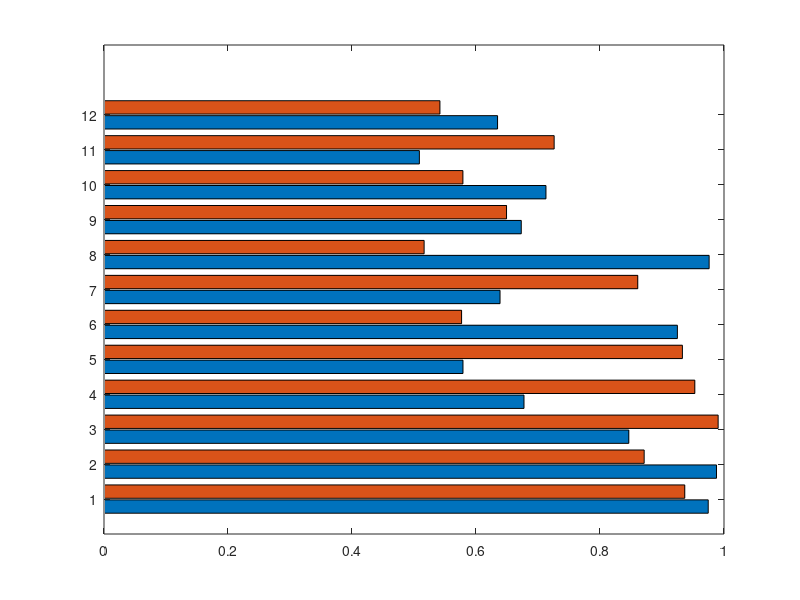

This figure's MATLAB source: (Note: this script raises an error after producing the figure.)
clc; clear; close all;

save_fig_path = 'G:\Research\01 Speech_Comprehension\02 Figure_AI\Fig_sup_update_202601\Fig3_part';
save_fig_name_1 = 'Fig3_model_performance_bar';
save_fig_name_2 = 'Fig3_hierarchical_alignment_heatmap';
save_fig_name_3 = 'Fig3_sequential_alignment_heatmap';


%% Fig1 Model Performance 
% 1. 加载数据
try
    load('model_matrix.mat'); 
    data = model_matrix(:, 1:2);
catch
    warning('未找到文件，使用随机数据演示...');
    data = 0.5 + 0.5 * rand(12, 2); 
end

% 定义模型名称
model_names = {    'XLSR-53-ch', ...
    'Whisper-large-v3', ...
    'LLaSM', ...
    'SALMONN', ...
    'Qwen-Audio', ...
    'Qwen-Audio-Chat', ...
    'Qwen2-Audio', ...
    'Qwen2-Audio-Instruct', ...
    'GLM-4-Voice', ...
    'Freeze-Omni', ...
    'MiniCPM-o 2.6', ...
    'Qwen2.5-Omni'};

% 2. 【关键步骤】数据排序处理
% 计算每一行的和 (总性能)
total_score = sum(data, 2);

% 获取排序后的索引 (descend表示降序，即总分最高的排在第一个)
[~, sort_idx] = sort(total_score, 'descend');

% 根据索引重新排列数据和名称
sorted_data = data(sort_idx, :);
sorted_names = model_names(sort_idx);

% 3. 绘制水平柱状图
figure('Color', 'w', 'Position', [100, 100, 220, 200]);

% 使用排序后的数据绘图
% b = barh(sorted_data, 'grouped'); 
b = barh(sorted_data, 'grouped', 'BarWidth', 0.9);

% --- 美化配色 ---
% b(1).FaceColor = [0.2 0.4 0.7]; % 蓝色
b(1).FaceColor = [26 77 178]/255; % 蓝色
b(1).EdgeColor = 'none';
% b(2).FaceColor = [0.9 0.4 0.3]; % 橙色
b(2).FaceColor = [204 178 51]/255; % 橙色
b(2).EdgeColor = 'none';

hold on;

% 4. 调整坐标轴与细节
ax = gca;

% 设置Y轴标签为排序后的名称
ax.YTick = 1:length(sorted_names);
ax.YTickLabel = sorted_names;

% 【重要】反转Y轴：让矩阵的第一行（即性能最好的）显示在图表的最上方
ax.YDir = 'reverse'; 

% 坐标轴设置
xlim([0 100]); 
xlabel('Model performance', 'FontSize', 6);
% title('各模型性能对比 (按总分降序排列)', 'FontSize', 7);

% 网格
grid on;
ax.YGrid = 'off';
ax.XGrid = 'on';
ax.GridAlpha = 0.3;
ax.LineWidth = 1.2;
set(gca, 'FontSize', 6, 'Box', 'off', 'FontName', 'Arial', 'TickDir', 'out', 'LineWidth', 0.5, 'XColor', 'k', 'YColor', 'k');

% 图例
% legend({'Dataset A', 'Dataset B'}, 'Location', 'northeast');

% (可选) 显示数值标签
% for i = 1:length(sorted_names)
%     % 这里使用的是 sorted_data
%     text(sorted_data(i,1), i-0.15, sprintf('%.2f', sorted_data(i,1)), ...
%         'VerticalAlignment', 'middle', 'FontSize', 7, 'Color', 'k');
%     text(sorted_data(i,2), i+0.15, sprintf('%.2f', sorted_data(i,2)), ...
%         'VerticalAlignment', 'middle', 'FontSize', 7, 'Color', 'k');
% end

exportgraphics(gcf, fullfile(save_fig_path,[save_fig_name_1,'.pdf']), 'Resolution', 600);

%% Fig2 Hierarchy alignment heatmap
% 1. 数据排序与处理 (直接使用工作区变量)
% 计算前两列的总分 (用于排序)
if exist('model_matrix', 'var') && exist('model_names', 'var')
    total_score = sum(model_matrix(:, 1:2), 2);
    
    % 获取降序排列的索引
    [~, sort_idx] = sort(total_score, 'descend');
    
    % 重排数据和名称
    sorted_matrix = model_matrix(sort_idx, :);
    sorted_names = model_names(sort_idx);
else
    error('工作区中未找到 model_matrix 或 model_names 变量，请先加载数据。');
end

% 2. 准备热力图数据 (列交换: 3->1, 5->2, 4->3)
% 提取原始的第3、4、5列
raw_cols = sorted_matrix(:, 3:5);

% 【关键步骤】调换顺序：变成 [Col3, Col5, Col4]
% 对应你的要求：第3列不变，第5列放到中间，第4列放到最后
heatmap_data = raw_cols(:, [1, 3, 2]);

% 更新X轴标签以匹配新的数据顺序
heatmap_x_labels = {'Phonological', 'Semantic', 'Shared'};

% 3. 定义经典的红-白-蓝配色 (Red-White-Blue Colormap)
% 这种配色方案通常用于表现正负相关性，白色代表 0
muted_blue = [0.27, 0.45, 0.70];   % 蓝色 (低值/负值) 0.27, 0.45, 0.70
% muted_blue = [59, 107, 47] / 255; 
light_gray = [0.98, 0.98, 0.98];   % 白色/极浅灰 (中间值/零) 0.98, 0.98, 0.98
muted_red  = [0.85, 0.35, 0.35];   % 红色 (高值/正值) 0.85, 0.35, 0.35
% muted_red  = [93, 38, 121] / 255;

n_steps = 128; % 渐变级数
% 蓝 -> 白
blue_to_gray = [linspace(muted_blue(1), light_gray(1), n_steps)', ...
                linspace(muted_blue(2), light_gray(2), n_steps)', ...
                linspace(muted_blue(3), light_gray(3), n_steps)'];
% 白 -> 红
gray_to_red = [linspace(light_gray(1), muted_red(1), n_steps)', ...
               linspace(light_gray(2), muted_red(2), n_steps)', ...
               linspace(light_gray(3), muted_red(3), n_steps)'];
% 合并
custom_rb_map = [blue_to_gray; gray_to_red(2:end, :)];

% 4. 绘制并美化热力图
figure('Color', 'w', 'Position', [100, 100, 260, 200]); % 调整长宽比

h = heatmap(heatmap_x_labels, sorted_names, heatmap_data);

% --- 应用配色与范围 ---
colormap(custom_rb_map);

% 【重要】设置颜色范围对称，确保白色准确对应 0 值
% 找出数据中绝对值最大的数
limit = max(abs(heatmap_data(:))); 
% 设置范围为 [-limit, limit]，这样 0 就在正中间的白色
% h.ColorLimits = [-limit, limit]; 
h.ColorLimits = [-1, 1]; 

% --- 细节美化 ---
h.Title = 'Hierarchical Alignment Index'; 
h.CellLabelFormat = '%.4f';       % 保留两位小数
h.XLabel = '';                    % 移除X轴标题
h.YLabel = '';                    % 移除Y轴标题

% --- 字体与样式 (修正了不支持的属性) ---
h.FontSize = 6;
h.FontName = 'Arial';
h.GridVisible = 'off'; % 相当于 Box off，去除网格线让画面更干净

% 确保标签正确显示
h.XDisplayLabels = heatmap_x_labels;
h.YDisplayLabels = repmat({''}, size(heatmap_data, 1), 1);
h.YDisplayLabels = sorted_names;
h.ColorbarVisible = 'off';

% 这里的 set 命令只保留 heatmap 支持的通用属性
% (注意：heatmap 对象不支持 Box, TickDir, XColor 等 Axes 属性)
set(gca, 'FontSize', 6, 'FontName', 'Arial');

exportgraphics(gcf, fullfile(save_fig_path,[save_fig_name_2,'.pdf']), 'Resolution', 600);

%% Fig3 Sequential alignment heatmap
% 1. 数据排序与处理 (直接使用工作区变量)
% 计算前两列的总分 (用于排序)
if exist('model_matrix', 'var') && exist('model_names', 'var')
    total_score = sum(model_matrix(:, 1:2), 2);
    
    % 获取降序排列的索引
    [~, sort_idx] = sort(total_score, 'descend');
    
    % 重排数据和名称
    sorted_matrix = model_matrix(sort_idx, :);
    sorted_names = model_names(sort_idx);
else
    error('工作区中未找到 model_matrix 或 model_names 变量，请先加载数据。');
end

% 2. 准备热力图数据 (列交换: 3->1, 5->2, 4->3)
% 提取原始的第3、4、5列
raw_cols = sorted_matrix(:, 6:8);

% 【关键步骤】调换顺序：变成 [Col3, Col5, Col4]
% 对应你的要求：第3列不变，第5列放到中间，第4列放到最后
heatmap_data = raw_cols(:, [1, 3, 2]);

% 更新X轴标签以匹配新的数据顺序
heatmap_x_labels = {'Phonological', 'Semantic', 'Shared'};

% 3. 定义经典的红-白-蓝配色 (Red-White-Blue Colormap)
% 这种配色方案通常用于表现正负相关性，白色代表 0
muted_blue = [0.27, 0.45, 0.70];   % 蓝色 (低值/负值)
light_gray = [0.98, 0.98, 0.98];   % 白色/极浅灰 (中间值/零)
muted_red  = [0.85, 0.35, 0.35];   % 红色 (高值/正值)

n_steps = 128; % 渐变级数
% 蓝 -> 白
blue_to_gray = [linspace(muted_blue(1), light_gray(1), n_steps)', ...
                linspace(muted_blue(2), light_gray(2), n_steps)', ...
                linspace(muted_blue(3), light_gray(3), n_steps)'];
% 白 -> 红
gray_to_red = [linspace(light_gray(1), muted_red(1), n_steps)', ...
               linspace(light_gray(2), muted_red(2), n_steps)', ...
               linspace(light_gray(3), muted_red(3), n_steps)'];
% 合并
custom_rb_map = [blue_to_gray; gray_to_red(2:end, :)];

% 4. 绘制并美化热力图
figure('Color', 'w', 'Position', [100, 100, 260, 200]); % 调整长宽比

h = heatmap(heatmap_x_labels, sorted_names, heatmap_data);

% --- 应用配色与范围 ---
colormap(custom_rb_map);

% 【重要】设置颜色范围对称，确保白色准确对应 0 值
% 找出数据中绝对值最大的数
limit = max(abs(heatmap_data(:))); 
% 设置范围为 [-limit, limit]，这样 0 就在正中间的白色
% h.ColorLimits = [-limit, limit]; 
h.ColorLimits = [-1, 1]; 

% --- 细节美化 ---
h.Title = 'Sequential Alignment Index'; 
h.CellLabelFormat = '%.4f';       % 保留两位小数
h.XLabel = '';                    % 移除X轴标题
h.YLabel = '';                    % 移除Y轴标题

% --- 字体与样式 (修正了不支持的属性) ---
h.FontSize = 6;
h.FontName = 'Arial';
h.GridVisible = 'off'; % 相当于 Box off，去除网格线让画面更干净

% 确保标签正确显示
h.XDisplayLabels = heatmap_x_labels;
h.YDisplayLabels = repmat({''}, size(heatmap_data, 1), 1);
h.YDisplayLabels = sorted_names;
h.ColorbarVisible = 'off';

% 这里的 set 命令只保留 heatmap 支持的通用属性
% (注意：heatmap 对象不支持 Box, TickDir, XColor 等 Axes 属性)
set(gca, 'FontSize', 6, 'FontName', 'Arial');

exportgraphics(gcf, fullfile(save_fig_path,[save_fig_name_3,'.pdf']), 'Resolution', 600);
